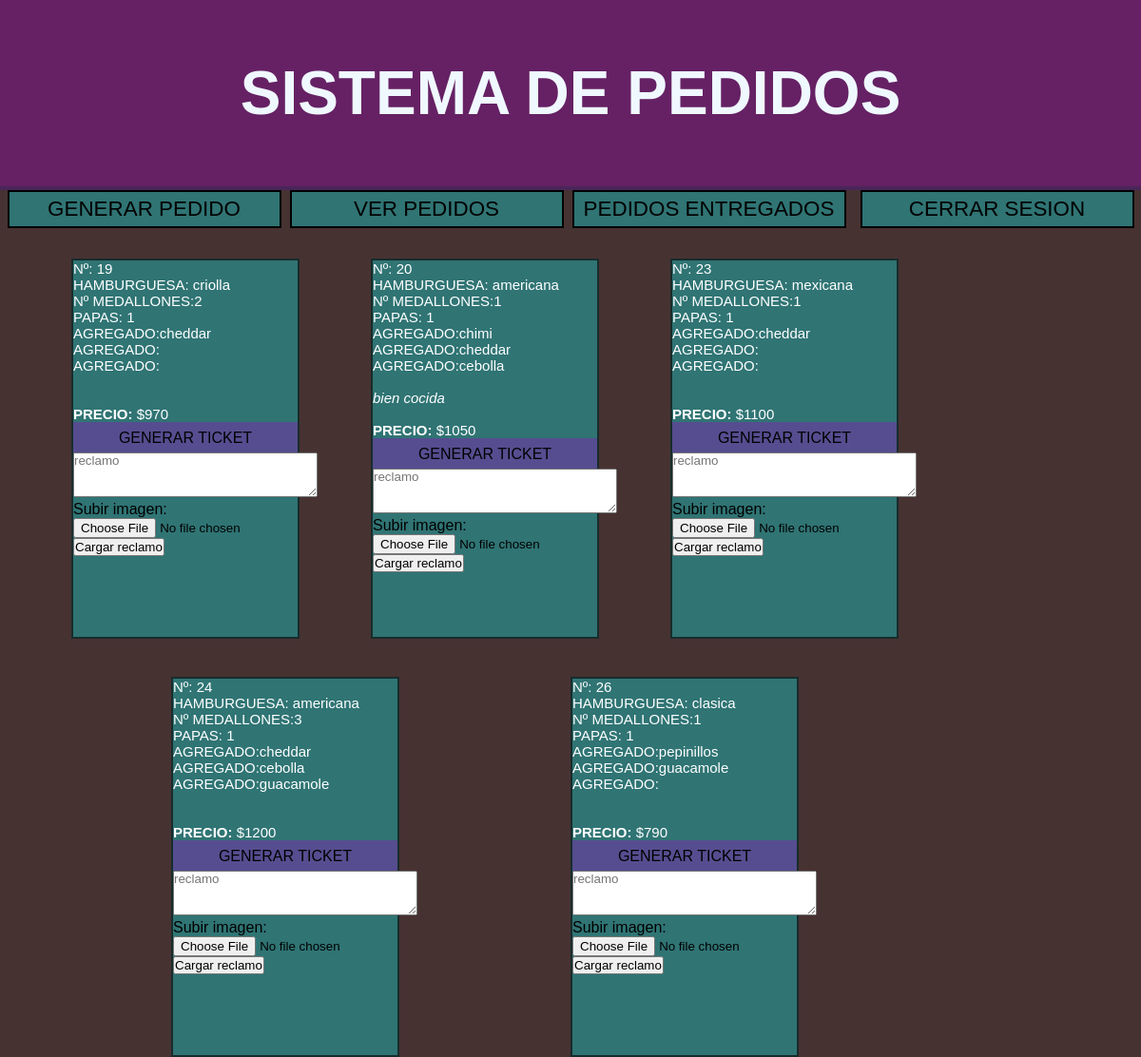
Screenshot of /index.php?ruta=ver_entregados (signed in) with the database file from the repository.
### tables this page shows
CREATE TABLE `pedidos` (
  `id` int(3) NOT NULL,
  `hamburguesa` varchar(15) NOT NULL,
  `medallones` int(2) NOT NULL,
  `papas` tinyint(1) DEFAULT NULL,
  `agregado1` varchar(20) DEFAULT NULL,
  `agregado2` varchar(20) DEFAULT NULL,
  `agregado3` varchar(20) DEFAULT NULL,
  `comentarios` text DEFAULT NULL,
  `precio` int(5) NOT NULL,
  `entregado` varchar(15) NOT NULL
);

### controladores/plantilla.controlador.php (called while the page is built)
<?php
Class ControladorPlantilla{
    public function ctrGetPlantilla(){
        include "vistas/plantilla.php";
    }
}

### index.php (called while the page is built)
<?php
require_once "controladores/plantilla.controlador.php";
$plantilla = new ControladorPlantilla();
$plantilla -> ctrGetPlantilla();

### modelos/dbPedidos.php (called while the page is built, shortened)
<?php
class dbPedidos
{
    private $host = "localhost";
    private $user = "root";
    private $pass = "";
    private $db_name = "Erick_teper";
    private $conexion;
    private $error = false;
    function __construct()
    {
        $this->conexion = mysqli_connect($this->host, $this->user , $this->pass,
        $this->db_name);
    }
    public function mostrarEntregados(){
        if ($this->error==false){
            $consulta = mysqli_query($this->conexion, "SELECT * FROM pedidos WHERE entregado='entregado'");
            return $consulta;
        }else{
            return null;
        }
    }
}

### vistas/paginas/ver_entregados.php (the view, shortened to what this page needs)
<?php
include('./modelos/dbPedidos.php');
if(isset($_SESSION['admin'])){
?>
<div class='lista_pedidos'>
<?php
$pedidos = new dbPedidos();
$consulta = $pedidos->mostrarEntregados();
while($mostrar= mysqli_fetch_assoc($consulta)){
?>
<div class="pedido_entregado">
    <div class='datos_cosulta'><p>Nº: <?php echo $mostrar['id']?></p></div>
    <div class='datos_cosulta'><p>HAMBURGUESA: <?php echo $mostrar['hamburguesa']?></p></div>
    <div class='datos_cosulta'><p>Nº MEDALLONES:<?php echo $mostrar['medallones']?></p></div>
    <div class='datos_cosulta'><p>PAPAS: <?php echo $mostrar['papas']?></p></div>
    <div class='datos_cosulta'><p>AGREGADO:<?php echo $mostrar['agregado1']?></p></div>
    <div class='datos_cosulta'><p>AGREGADO:<?php echo $mostrar['agregado2']?></p></div>
    <div class='datos_cosulta'><p>AGREGADO:<?php echo $mostrar['agregado3']?></p><br></div>
    <div class='datos_cosulta'><p><i><?php echo $mostrar['comentarios']?></i></p><br></div>
    <div class='datos_cosulta'><p><b>PRECIO:</b> $<?php echo $mostrar['precio']?></p></div>
    <a href="./controladores/ticket.php?id=<?php echo $mostrar['id']?>" id="boton"><p>GENERAR TICKET</p></a>
    <form action="./controladores/reclamos.php" method="POST" enctype="multipart/form-data">
    <textarea name="reclamo" id="" cols="30" rows="3" placeholder="reclamo"></textarea>
    <div><p>Subir imagen: </p><input type="file" name="imagen" value="reclamo" ></div>
    <input type="submit" value="Cargar reclamo" name="subir">
    </form>
</div>
<?php
}
?>
</div>
<?php
}else{
    header("Location: index.php?");
}
?>

### estilos/estilos.css (style rules this page uses)
* { margin: 0; padding: 0; box-sizing: border-box; font-family:'Lucida Sans', 'Lucida Sans Regular', 'Lucida Grande', 'Lucida Sans Unicode', Geneva, Verdana, sans-serif; }
body { background-color: rgb(71, 50, 50); }
.lista_pedidos { width: 80vw; display: flex; flex-wrap: wrap; justify-content:space-evenly; align-items: flex-start; }
.pedido_entregado { background-color:rgba(0, 255, 255, 0.322); height: 50vh; width: 20vw; margin-left: 5vw; margin-top: 5vh; border: solid 2px rgba(14, 12, 12, 0.692); display: flex; flex-direction: column; }
.datos_cosulta { font-size: 15px; color: white; }
#boton { padding-top: 1vh; background-color: rgba(159, 0, 199, 0.336); text-align: center; height: 4vh; width: 100%; text-decoration: none; color: black; }

### rows the page displays
pedidos: id "19", hamburguesa "criolla", medallones "2", papas "1", agregado1 "cheddar", precio "970"
pedidos: id "20", hamburguesa "americana", medallones "1", papas "1", agregado1 "chimi", agregado2 "cheddar", agregado3 "cebolla", comentarios "bien cocida", precio "1050"
pedidos: id "23", hamburguesa "mexicana", medallones "1", papas "1", agregado1 "cheddar", precio "1100"
pedidos: id "24", hamburguesa "americana", medallones "3", papas "1", agregado1 "cheddar", agregado2 "cebolla", agregado3 "guacamole", precio "1200"
pedidos: id "26", hamburguesa "clasica", medallones "1", papas "1", agregado1 "pepinillos", agregado2 "guacamole", precio "790"
